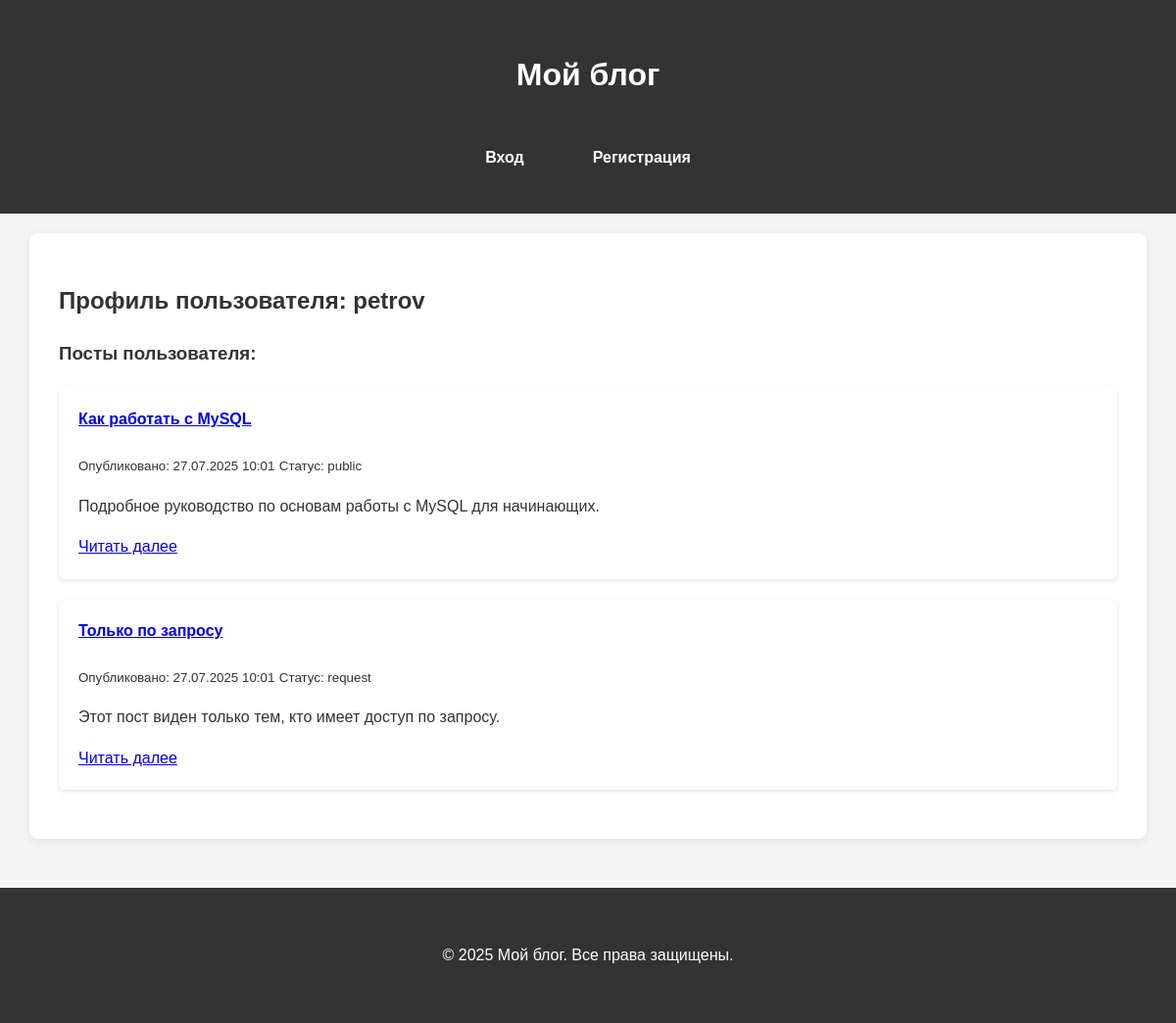
Screenshot of /profile.php?id=2 with the database file from the repository.
### tables this page shows
CREATE TABLE `users` (
  `id` int(11) NOT NULL,
  `username` varchar(50) NOT NULL,
  `email` varchar(100) NOT NULL,
  `password` varchar(255) NOT NULL,
  `created_at` timestamp NOT NULL DEFAULT current_timestamp()
);

CREATE TABLE `posts` (
  `id` int(11) NOT NULL,
  `user_id` int(11) NOT NULL,
  `title` varchar(255) NOT NULL,
  `content` text NOT NULL,
  `visibility` enum('public','private','request') DEFAULT 'public',
  `created_at` timestamp NOT NULL DEFAULT current_timestamp(),
  `updated_at` timestamp NOT NULL DEFAULT current_timestamp() ON UPDATE current_timestamp()
);

### includes/functions.php (called while the page is built, shortened)
<?php
require_once 'config.php';
function isLoggedIn() {
    return isset($_SESSION['user_id']);
}
function getUserById($id) {
    global $pdo;
    $stmt = $pdo->prepare("SELECT * FROM users WHERE id = ?");
    $stmt->execute([$id]);
    return $stmt->fetch(PDO::FETCH_ASSOC);
}
function getPostsByUser($userId, $currentUserId = null) {
    global $pdo;
    if ($userId == $currentUserId) {
        $stmt = $pdo->prepare("SELECT * FROM posts WHERE user_id = ? ORDER BY created_at DESC");
        $stmt->execute([$userId]);
    } else {
        $stmt = $pdo->prepare("SELECT * FROM posts WHERE user_id = ? AND visibility != 'private' ORDER BY created_at DESC");
        $stmt->execute([$userId]);
    }
    return $stmt->fetchAll(PDO::FETCH_ASSOC);
}
?>

### profile.php (the view, shortened to what this page needs)
<?php
require_once 'includes/config.php';
require_once 'includes/functions.php';
$userId = $_GET['id'];
$user = getUserById($userId);
$posts = getPostsByUser($userId, isLoggedIn() ? $_SESSION['user_id'] : null);
require_once 'includes/header.php';
?>
<h2>Профиль пользователя: <?php echo htmlspecialchars($user['username']); ?></h2>
<h3>Посты пользователя:</h3>
<?php if (count($posts) > 0): ?>
    <div class="posts">
        <?php foreach ($posts as $post): ?>
            <div class="post">
                <h4><a href="view_post.php?id=<?php echo $post['id']; ?>"><?php echo htmlspecialchars($post['title']); ?></a></h4>
                <small>Опубликовано: <?php echo date('d.m.Y H:i', strtotime($post['created_at'])); ?></small>
                <small>Статус: <?php echo $post['visibility']; ?></small>
                <p><?php echo nl2br(htmlspecialchars(substr($post['content'], 0, 150) . (strlen($post['content']) > 150 ? '...' : ''))); ?></p>
                <a href="view_post.php?id=<?php echo $post['id']; ?>">Читать далее</a>
            </div>
        <?php endforeach; ?>
    </div>
<?php else: ?>
    <p>У пользователя пока нет постов.</p>
<?php endif; ?>
<?php require_once 'includes/footer.php'; ?>

### css/style.css (style rules this page uses)
html, body { height: 100%; margin: 0; padding: 0; }
body { display: flex; flex-direction: column; min-height: 100vh; }
body { font-family: Arial, sans-serif; line-height: 1.6; margin: 0; padding: 0; color: #333; background-color: #f5f5f5; }
.post, .comment { background-color: #fff; padding: 20px; margin-bottom: 20px; border-radius: 5px; box-shadow: 0 2px 5px rgba(0,0,0,0.1); }
.post h3, .post h4 { margin-top: 0; }

### rows the page displays
users: username "petrov"
posts: title "Как работать с MySQL", created_at "27.07.2025 10:01", visibility "public", content "Подробное руководство по основам работы с MySQL для начинающих."
posts: title "Только по запросу", created_at "27.07.2025 10:01", visibility "request", content "Этот пост виден только тем, кто имеет доступ по запросу."
